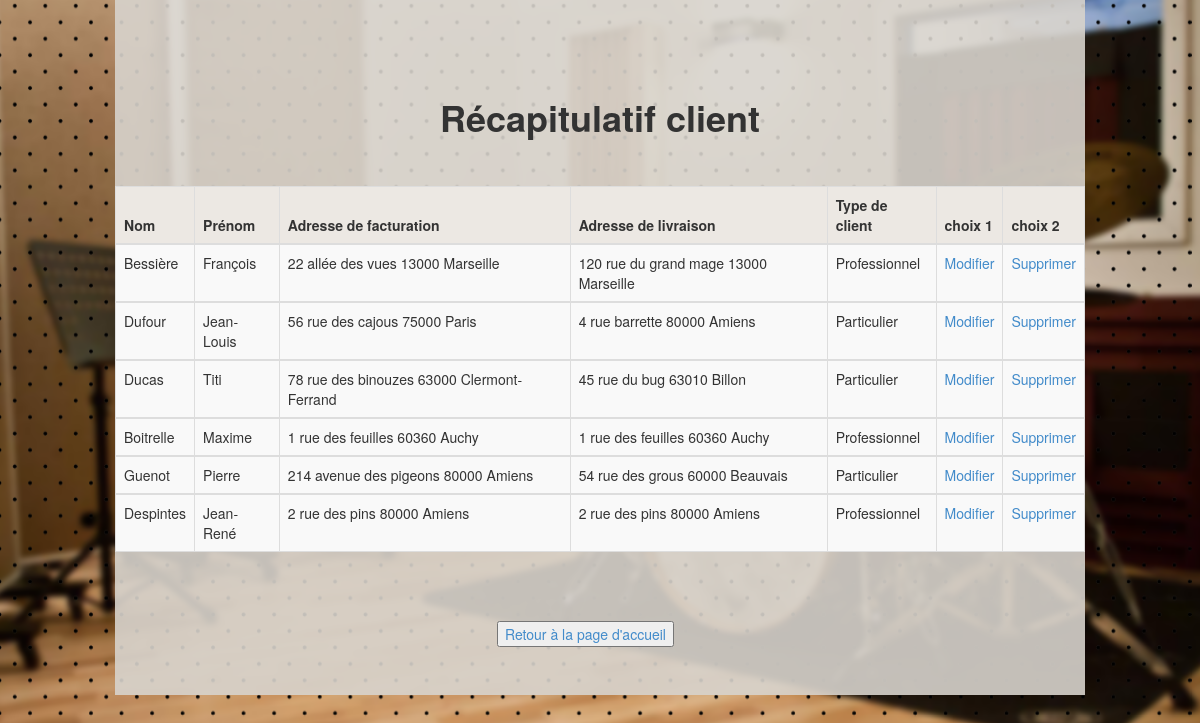
The app's page /index.php/vgclient/vgrecapitulatif with its own data.
### tables this page shows
create table client (
	id				int NOT NULL AUTO_INCREMENT,
	Nom_Client		varchar(30),
	Prenom_Client	varchar(30),
	Adr_Factur		varchar(50),
	Adr_Livr		varchar(50),
	Categorie		varchar(20),
	Coeff			numeric,
	Authentif		varchar(20),
	Password		varchar(20),		
	ID_Commercial	int,
	FOREIGN KEY (ID_Commercial) REFERENCES commercial(ID_Commercial),
	PRIMARY KEY (id)
	);

### application/controllers/vgclient.php (called while the page is built, shortened)
<?php
class Vgclient extends CI_Controller{
	public function vgrecapitulatif(){
		$this->load->database();
		$this->load->helper('url');
		$model["recapitulatif"] = $this->db->query('SELECT * FROM client');
		$this->load->view('vgclient/vgrecapitulatif', $model);
	}
}
?>

### index.php (called while the page is built, shortened)
<?php
require_once BASEPATH.'core/CodeIgniter.php';

### application/views/vgclient/vgrecapitulatif.php (the view, shortened to what this page needs)
<!DOCTYPE html>
<html lang="fr">
	<head>
		<link href="http://127.0.0.1/VillageGreenWeb/bootstrap/css/bootstrap.css" rel="stylesheet">
		<link href="http://127.0.0.1/VillageGreenWeb/css/vgrecapitulatif.css" rel="stylesheet">
	</head>
	<body>
		<div class="container" id="fond">
			<div id="page">
				<div class="row fondcouleur1">
					<h1 align="center"><strong>Récapitulatif client</strong></h1>
					<form class="vertical" role="form">
						<table class="table table-striped table-bordered table-hover table-responsive" id="dataTables-example">
							<thead>
								<tr id="tableau">
									<th>Nom</th>
						            <th>Prénom</th>
						            <th>Adresse de facturation</th>
						            <th>Adresse de livraison</th>
						            <th>Type de client</th>
						            <th>choix 1</th>
						            <th>choix 2</th>
								</tr>
							</thead>
							<?php foreach ($recapitulatif->result() as $row): ?>
							<tbody>
								<tr>
									<td><?php echo $row->Nom_Client; ?></td>
									<td><?php echo $row->Prenom_Client; ?></td>
									<td><?php echo $row->Adr_Factur; ?></td>
									<td><?php echo $row->Adr_Livr; ?></td>
									<td><?php echo $row->Categorie; ?></td>
									<td><a href="<?=site_url("vgclient/vgmodif/".$row->id)?>">Modifier</a></td>
									<td><a href="<?=site_url("vgclient/vgsupprime/".$row->id)?>">Supprimer</a></td>
								</tr>
							</tbody>
							<?php endforeach; ?>
						</table>
						<div class="form-group col-xs-2 text-center" id="retour">
						<a href="http://127.0.0.1/VillageGreenWeb/index.php/vgpagedaccueil"><input type="button" value="Retour à la page d'accueil"></input></a>
						</div>
					</form>
				</div>
			</div>
		</div>
	</body>
</html>

### css/vgrecapitulatif.css (style rules this page uses)
h1 { margin-top: 10%; margin-bottom: 5%; }
#tableau { background-color: #ece8e3; }
#fond { width:100%; height:100%; }
.row { margin-left: 0; margin-right: 0; }
.fondcouleur1 { background-color: rgba(216,211,204, 0.9); }
.form-group { width:47%; margin-left: 25%; }
#page { top:0px; bottom:0px; margin-left: 100px; margin-right: 100px; }
#retour { margin-top: 5%; margin-bottom: 5%; }

### records on screen
client: Nom_Client "Bessière", Prenom_Client "François", Adr_Factur "22 allée des vues 13000 Marseille", Adr_Livr "120 rue du grand mage 13000 Marseille", Categorie "Professionnel"
client: Nom_Client "Dufour", Prenom_Client "Jean-Louis", Adr_Factur "56 rue des cajous 75000 Paris", Adr_Livr "4 rue barrette 80000 Amiens", Categorie "Particulier"
client: Nom_Client "Ducas", Prenom_Client "Titi", Adr_Factur "78 rue des binouzes 63000 Clermont-Ferrand", Adr_Livr "45 rue du bug 63010 Billon", Categorie "Particulier"
client: Nom_Client "Boitrelle", Prenom_Client "Maxime", Adr_Factur "1 rue des feuilles 60360 Auchy", Adr_Livr "1 rue des feuilles 60360 Auchy", Categorie "Professionnel"
client: Nom_Client "Guenot", Prenom_Client "Pierre", Adr_Factur "214 avenue des pigeons 80000 Amiens", Adr_Livr "54 rue des grous 60000 Beauvais", Categorie "Particulier"
client: Nom_Client "Despintes", Prenom_Client "Jean-René", Adr_Factur "2 rue des pins 80000 Amiens", Adr_Livr "2 rue des pins 80000 Amiens", Categorie "Professionnel"
